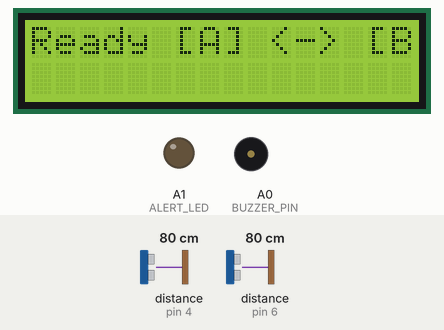
Simulated run of this sketch. Board: Arduino Uno, built with avr-gcc and run on an emulated ATmega328P. On the bench: 16×2 character LCD, output pins drawn as LEDs (lit = HIGH), buzzer (waves = sounding, pin HIGH). Wiring (inferred from the names in the program): 2 × ultrasonic range finder: trigger pin 3, echo pin 4 / trigger pin 5, echo pin 6. Inputs (shaded band) come from the test bench; at power-on: distance to the obstacle (sensors on pin 4, pin 6) 80 cm. The echo pulse lasts 58.3 µs per cm; pins used as bus, display or sensor lines are not drawn; what the sketch prints to the serial monitor is not drawn.

Above: at 3.2 s.
3.3 s: distance to the obstacle (sensor on pin 4) set to 2 cm
At 5.8 s:
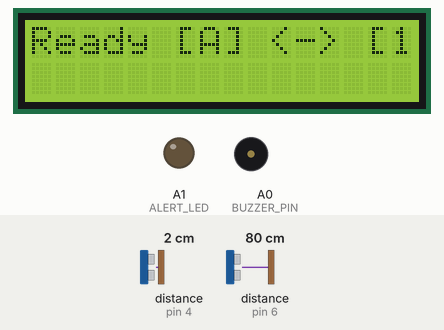
6.3 s: distance to the obstacle (sensor on pin 6) set to 2 cm
At 6.7 s:
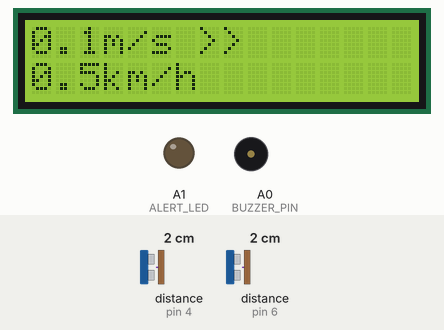
7.8 s: distance to the obstacle (sensor on pin 4) set to 35 cm
At 10.56 s:
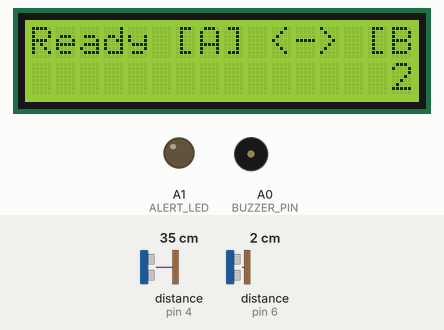
10.8 s: distance to the obstacle (sensor on pin 4) set to 4 cm
At 11.3 s:
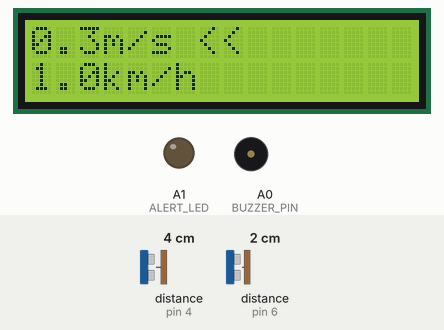
12.3 s: distance to the obstacle (sensor on pin 4) set to 60 cm
At 15.07 s:
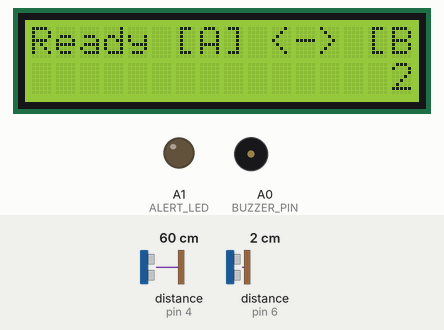
15.3 s: distance to the obstacle (sensor on pin 4) set to 9 cm
At 16.0 s:
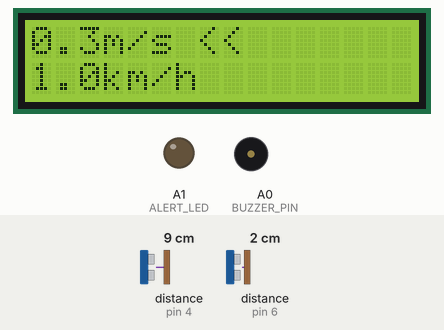
Timing chart, 0 to 17.8 s (numbered marks = the images above; inputs shaded):
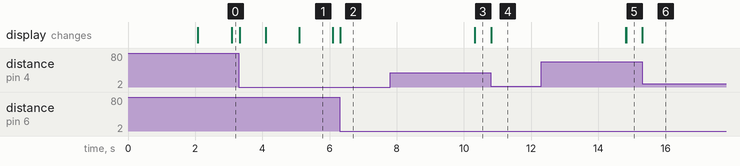

Measured:
- after the input at 3.3 s, the display: changes at once (image 1)
- after the input at 6.3 s, the display: changes at once (image 2)
- after the input at 10.8 s, the display: changes at once (image 4)
- after the input at 15.3 s, the display: changes at once (image 6)

The sketch:

main.ino
```cpp
#include <LiquidCrystal.h>

// PIN CONFIG
LiquidCrystal lcd(7, 8, 9, 10, 11, 12);
const int trig1 = 3; const int echo1 = 4;
const int trig2 = 5; const int echo2 = 6;
const int BUZZER_PIN = A0;
const int ALERT_LED  = A1;

// SPEED ALERT THRESHOLD
const float SPEED_LIMIT_KMH = 5.0;

// SETTINGS
const float DIST_M = 0.13;
const int TRIGGER_CM = 25;

unsigned long tS1 = 0;
unsigned long tS2 = 0;

float measureDist(int t, int e) {
  digitalWrite(t, LOW);
  delayMicroseconds(2);
  digitalWrite(t, HIGH);
  delayMicroseconds(10);
  digitalWrite(t, LOW);
  long dur = pulseIn(e, HIGH, 6000);
  if (dur == 0) return 999.0;
  return (dur * 0.034) / 2.0;
}

void setup() {
  Serial.begin(9600);
  lcd.begin(16, 2);
  lcd.print("SPEED TRAP V11");
  lcd.setCursor(0, 1);
  lcd.print("STRICT-FILTER");

  pinMode(trig1, OUTPUT); pinMode(echo1, INPUT);
  pinMode(trig2, OUTPUT); pinMode(echo2, INPUT);
  pinMode(BUZZER_PIN, OUTPUT);
  pinMode(ALERT_LED,  OUTPUT);

  delay(2000);
  lcd.clear();
  lcd.print("Ready [A] <-> [B]");
}

void loop() {
  float d1 = measureDist(trig1, echo1);
  float d2 = measureDist(trig2, echo2);
  unsigned long now = micros();

  // NOISE FILTER: Track consecutive hits
  static int hits1 = 0;
  static int hits2 = 0;

  // 1. MONITOR SENSOR A (Requires 3 consecutive samples)
  if (d1 < TRIGGER_CM && d1 > 1.0) hits1++; else hits1 = 0;

  if (hits1 >= 3 && tS1 == 0) {
    tS1 = now;
    Serial.println("STATE:P1_CROSSED");
    lcd.setCursor(15, 0); lcd.print("1");
  }

  // MONITOR SENSOR B (Requires 3 consecutive samples)
  if (d2 < TRIGGER_CM && d2 > 1.0) hits2++; else hits2 = 0;

  if (hits2 >= 3 && tS2 == 0) {
    tS2 = now;
    if (tS1 > 0) Serial.println("STATE:P2_CROSSED");
    lcd.setCursor(15, 1); lcd.print("2");
  }

  // 2. CALC SPEED (Differential)
  if (tS1 > 0 && tS2 > 0) {
    unsigned long dt_us = (tS1 > tS2) ? (tS1 - tS2) : (tS2 - tS1);
    float dt_s = (float)dt_us / 1000000.0;

    // VALIDATION: Min 20ms, Max 2 seconds
    if (dt_s >= 0.02 && dt_s < 2.0) {
       float speedMS  = DIST_M / dt_s;
       float speedKMH = speedMS * 3.6;

       Serial.print("SPEED:KMH:"); Serial.print(speedKMH, 2);
       Serial.print(":MS:"); Serial.println(speedMS, 3);

       lcd.clear();
       lcd.print(speedMS, 1); lcd.print("m/s ");
       lcd.print(tS1 < tS2 ? ">>" : "<<");
       lcd.setCursor(0, 1);
       lcd.print(speedKMH, 1); lcd.print("km/h");

       if (speedKMH > SPEED_LIMIT_KMH) {
         Serial.println("ALERT:OVERSPEED");
         lcd.setCursor(11, 1); lcd.print("!FAST");
         digitalWrite(ALERT_LED, HIGH);
         tone(BUZZER_PIN, 1000, 300);
         delay(1000);
         digitalWrite(ALERT_LED, LOW);
       }
       delay(4000); // Hold the data longer for better visibility
    }
    tS1 = 0; tS2 = 0; hits1 = 0; hits2 = 0; // RESET ALL
    Serial.println("STATE:WAITING");
    lcd.clear(); lcd.print("Ready [A] <-> [B]");
  }

  // 3. TIMEOUT
  if (tS1 > 0 && (micros() - tS1 > 2000000)) { tS1 = 0; hits1 = 0; Serial.println("STATE:TIMEOUT"); lcd.setCursor(15, 0); lcd.print(" "); }
  if (tS2 > 0 && (micros() - tS2 > 2000000)) { tS2 = 0; hits2 = 0; Serial.println("STATE:TIMEOUT"); lcd.setCursor(15, 1); lcd.print(" "); }

  // 4. LIVE CALIBRATION
  static unsigned long lastDebug = 0;
  if (millis() - lastDebug > 1000) {
    String debugMsg = "DEBUG_DIST:S1:" + String(d1, 1) + "_S2:" + String(d2, 1);
    Serial.println(debugMsg);
    lastDebug = millis();
    lcd.setCursor(15, 1); lcd.print(millis() % 2000 < 1000 ? "." : " ");
  }
}
```
